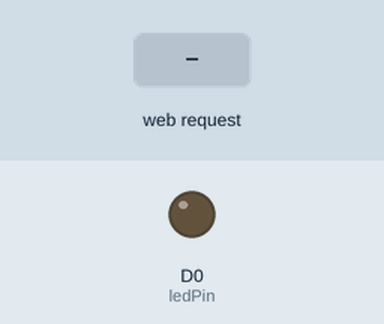
Simulated run of this sketch. Board: ESP8266 (NodeMCU). Parts: output pins drawn as LEDs (lit = HIGH). Inputs (shaded band) come from the test bench. WiFi joins after 1.5 s; servers stay silent unless stated; what the sketch prints to the serial monitor is not drawn.

Above: at 2.7 s.
2.8 s: HTTP request GET /LED=ON received
At 3.1 s:
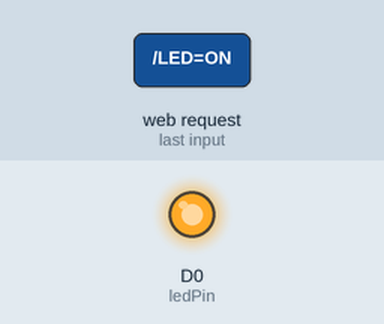
4.3 s: HTTP request GET /LED=OFF received
At 5.4 s:
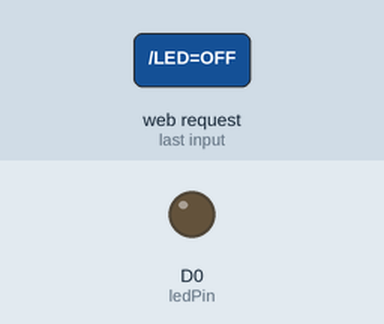
Timing chart, 0 to 7.3 s (numbered marks = the images above; inputs shaded):
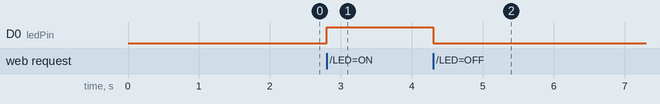

The sketch:

IOT_EXP5.ino
```cpp
#include <ESP8266WiFi.h>

const char* ssid = "Redmi";
const char* password = "vishal@17";

int ledPin = D0;
WiFiServer server(80);

void setup() {
  Serial.begin(115200);
  delay(10);

  pinMode(ledPin, OUTPUT);
  digitalWrite(ledPin, LOW);

  // Connect to WiFi network
  Serial.println();
  Serial.println();
  Serial.print("Connecting to ");
  Serial.println(ssid);

  WiFi.begin(ssid, password);

  while (WiFi.status() != WL_CONNECTED) {
    delay(500);
    Serial.print(".");
  }
  Serial.println("");
  Serial.println("WiFi connected");

  // Start the server
  server.begin();
  Serial.println("Server started");

  // Print the IP address
  Serial.print("Use this URL to connect: ");
  Serial.print("http://");
  Serial.print(WiFi.localIP());
  Serial.println("/");

}

void loop() {
  // Check if a client has connected
  WiFiClient client = server.available();
  if (!client) {
    return;
  }

  // Wait until the client sends some data
  Serial.println("Data recevied from client");
  while(!client.available()){
    delay(1);
  }

  // Read the first line of the request
  String request = client.readStringUntil('\r');
  Serial.println(request);
  client.flush();

  // Match the request

  int value = LOW;
  if (request.indexOf("/LED=ON") != -1)  {
    digitalWrite(ledPin, HIGH);
    value = HIGH;
  }
  if (request.indexOf("/LED=OFF") != -1)  {
    digitalWrite(ledPin, LOW);
    value = LOW;
  }

// Set ledPin according to the request

  // Return the response
  client.println("HTTP/1.1 200 OK");
  client.println("Content-Type: text/html");
  client.println(""); //  do not forget this one
  client.println("<!DOCTYPE HTML>");
  client.println("<html>");

  client.print("Led pin is now: ");

  if(value == HIGH) {
    client.print("Off");
    Serial.println("LED ON");
  } else {
    client.print("On");
    Serial.println("LED OFF");
  }
  client.println("<br><br>");
  client.println("<a href=\"/LED=OFF\"\"><button>Turn On </button></a>");
  client.println("<a href=\"/LED=ON\"\"><button>Turn Off </button></a><br />");
  client.println("</html>");

  delay(1);
  Serial.println("Command executed");
  Serial.println("");

}
```

Measured:
- after the input at 2.8 s, D0 (ledPin): LOW → HIGH at once
- after the input at 4.3 s, D0 (ledPin): HIGH → LOW at once
